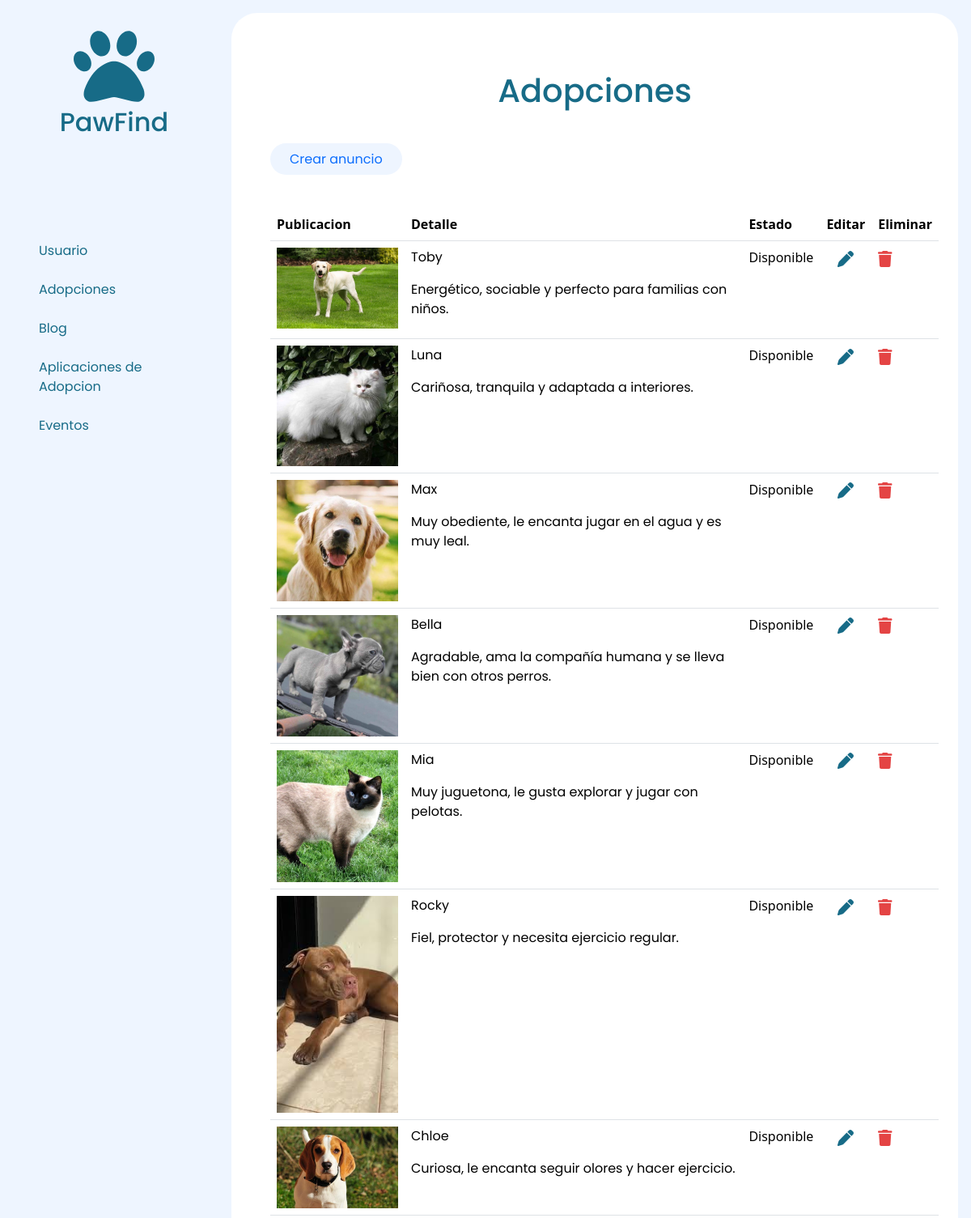
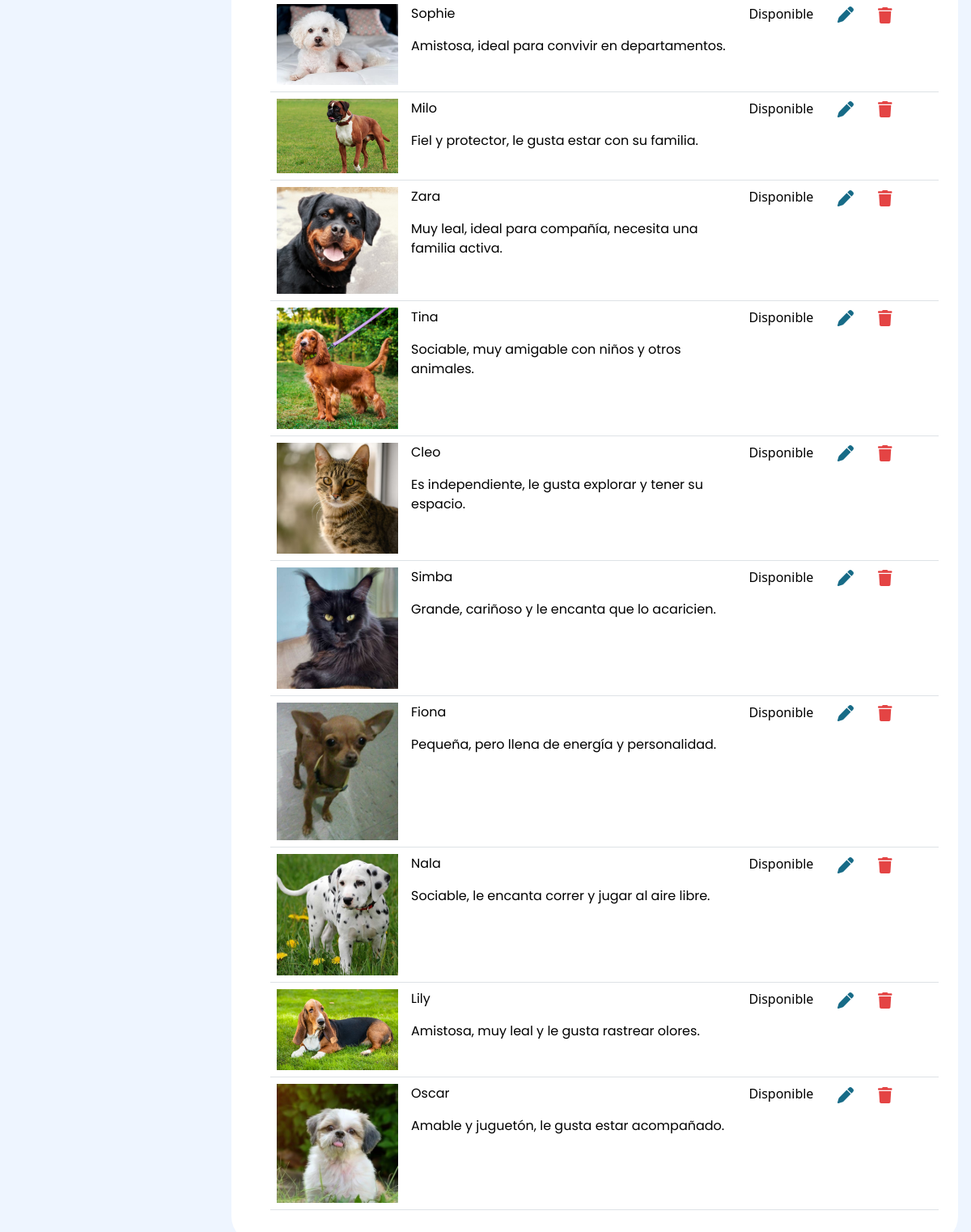
Screenshot of /index.php?c=admin&a=adopciones (signed in) with the database file from the repository (2 pictures, top to bottom).
### tables this page shows
CREATE TABLE `mascota_adopcion` (
  `id_mascota_adopcion` int(11) NOT NULL,
  `id_usuario` int(11) NOT NULL,
  `nombre` varchar(100) NOT NULL,
  `raza` varchar(100) NOT NULL,
  `edad` varchar(30) NOT NULL,
  `peso` double NOT NULL,
  `tipo` varchar(100) NOT NULL,
  `descripcion` varchar(500) NOT NULL,
  `estado` varchar(20) NOT NULL,
  `atencion` varchar(250) NOT NULL,
  `enfermedad` varchar(250) NOT NULL
);

CREATE TABLE `imagen_adopcion` (
  `id_imagen` int(11) NOT NULL,
  `id_mascota_adopcion` int(11) NOT NULL,
  `url_uno` varchar(255) DEFAULT NULL,
  `url_dos` varchar(255) DEFAULT NULL,
  `url_tres` varchar(255) DEFAULT NULL,
  `url_cuatro` varchar(255) DEFAULT NULL
);

### app/controllers/adminController.php (called while the page is built, shortened)
<?php
require_once __DIR__ . '/../models/Evento.php';
require_once __DIR__ . '/../models/MascotaAdopcion.php';
class adminController
{
    public function adopciones()
    {
        $adopciones = MascotaAdopcion::getAll();
        require_once("app/views/head.php");
        require_once("app/views/admin/adopcionesAdmin.php");
    }
}

### index.php (called while the page is built, shortened)
<?php
require_once("rutas.php");
?>

### app/models/MascotaAdopcion.php (called while the page is built, shortened)
<?php
require_once __DIR__ . '/../../config/database.php';
class MascotaAdopcion{
    public static function getAll(): array
    {
        global $conn;
        try {
            $sql = "SELECT * FROM mascota_adopcion";
            $result = $conn->query($sql);
            $mascotas = $result->fetch_all(MYSQLI_ASSOC);
            foreach ($mascotas as $i => $mascota) {
                $id = $mascota['id_mascota_adopcion'];
                $sqlImg = "SELECT url_uno, url_dos, url_tres, url_cuatro FROM imagen_adopcion WHERE id_mascota_adopcion = ?";
                $stmt = $conn->prepare($sqlImg);
                $stmt->bind_param("i", $id);
                $stmt->execute();
                $resultado = $stmt->get_result();
                $imagenes = [];
                if ($row = $resultado->fetch_assoc()) {
                    foreach (['url_uno', 'url_dos', 'url_tres', 'url_cuatro'] as $campo) {
                        if (!empty($row[$campo])) {
                            $imagenes[] = $row[$campo];
                        }
                    }
                }
                $mascotas[$i]['imagenes'] = $imagenes;
            }
            return $mascotas;
        } catch (mysqli_sql_exception $e) {
            die("Error al insertar solicitud: " . $e->getMessage());
        }
    }
}

### app/views/admin/adopcionesAdmin.php (the view, shortened to what this page needs)
<body class="body-admin bg-celeste">
    <div class=" bg-celeste">
        <?php include "aside.php" ?>
    </div>
    <div class=" m-3 ms-1 p-4 bg-white rounded-5">
        <h1 class=" text-center txt-azul-oscuro mt-5">Adopciones</h1>
        <div class="ms-4 my-5">
            <a href="index.php?c=admin&a=agregarAnuncio" class="my-5  py-2 px-4 bg-celeste rounded-pill text-decoration-none">Crear anuncio</a>
        </div>
        <div class="ms-4">
            <table class="table">
                <thead>
                    <tr>
                        <th scope="col">Publicacion</th>
                        <th scope="col">Detalle</th>
                        <th scope="col">Estado</th>
                        <th scope="col" style="text-align: center;">Editar</th>
                        <th scope="col" style="text-align: center;">Eliminar</th>
                    </tr>
                </thead>
                <tbody>
                    <?php foreach ($adopciones as $a): ?>
                        <tr>
                            <td><img src="<?= htmlspecialchars($a['imagenes'][0]) ?>" class="table-img text-center" alt=""> </td>
                            <td style="width: 600px;">
                                <p><?= htmlspecialchars($a['nombre']) ?></p>
                                <p>
                                    <?= htmlspecialchars($a['descripcion']) ?>
                                </p>
                            </td>
                            <td> <?= htmlspecialchars($a['estado']) ?></td>
                            <td class="text-center"><a href="index.php?c=admin&a=editarAnuncio&id=<?= $a['id_mascota_adopcion'] ?>"></a></td>
                                    <td>
                                    <form action="index.php?c=admin&a=eliminarAdopcion" method="POST" style="display:inline;" class="form-eliminar">
                                    <button type="submit"  style="border: none; background: none; padding: 0;">
                                    </button>
                                </form>
                                </td>
                        </tr>
                    <?php endforeach; ?>
                </tbody>
            </table>
</body>
</body>
</html>

### rutas.php (shortened to what this page needs)
<?php
function call($controller, $action)
{
    switch ($controller) {
        case 'admin':
            $controller = new adminController();
            break;
    }
    $controller->{$action}();
}
$controller = isset($_GET['c']) ? $_GET['c'] : 'inicio';
$action = isset($_GET['a']) ? $_GET['a'] : 'inicio';
$controllers = array(
    'inicio' => ['inicio', 'error'],
    'landing' => ['nosotros', 'contacto', 'encuentrame', 'blog', 'calendario', 'adopta', 'detalle', 'solicitud', 'articulo', 'calendarioBusqueda'],
    'usuario' => ['perfil', 'login', 'registro', 'loginPost', 'registroPost', 'logout', 'perdido', 'editarPerfil', 'editarPerfilPost', 'mascotaPerdida', 'editarPerdido', 'editMascotaPerdida'],
    'admin' => ['inicio', 'adopciones', 'articulo', 'agregarArticulo', 'editarArticulo', 'anuncio', 'agregarAnuncio', 'blog', 'solicitantes', 'usuario', 'agregarUsuario', 'guardarUsuario', 'editarUsuario', 'eliminarUsuario', 'guardarEditUsuario', 'editarAnuncio',  'eliminarAdopcion', 'eliminarSolicitante', 'editarSolicitante', 'agregarSolicitante', 'guardarEditSolicitante', 'guardarSolicitante', 'solicitante', 'guardarAnuncio', 'guardarEditAnuncio',  'guardarArticulo', 'guardarEditArticulo', 'eliminarArticulo', 'eventos', 'eliminarEvento', 'agregarEvento', 'editarEvento', 'guardarEvento', 'guardarEditEvento',]
);
if (array_key_exists($controller, $controllers)) {
    if (in_array($action, $controllers[$controller])) {
        call($controller, $action);
    } else {
        call($controller, 'error accion no existe');
    }
} else {
    call('inicio', 'error no existe');
}

### app/views/head.php (shortened to what this page needs)
<!DOCTYPE html>
<html lang="en">
<head>
    <link rel="stylesheet" href="assets/style/bootstrap.css">
    <link rel="stylesheet" href="assets/style/style.css">
</head>
<body>

### app/views/admin/aside.php (shortened to what this page needs)
<aside class="side position-sticky top-0 mx-3 bg-celeste txt-azul-oscuro p-3">
    <div class="d-flex mt-3 flex-column justify-content-center justify-content-center ">
        <a href="index.php?c=inicio&a=inicio" class="text-center"> </a>
        <h2 class="text-center"><a href="index.php?c=inicio&a=inicio" class="text-decoration-none txt-azul-oscuro"> PawFind</a></h2>
    </div>
    <nav class="admin-link mt-5 pt-5 ms-3 d-flex flex-column">
        <a href="index.php?c=admin&a=usuario" class="mt-4 text-decoration-none txt-azul-oscuro">Usuario</a>
        <a href="index.php?c=admin&a=adopciones" class="mt-4 text-decoration-none txt-azul-oscuro">Adopciones</a>
        <a href="index.php?c=admin&a=blog" class="mt-4 text-decoration-none txt-azul-oscuro">Blog</a>
        <a href="index.php?c=admin&a=solicitantes" class="mt-4 text-decoration-none txt-azul-oscuro">Aplicaciones de Adopcion</a>
        <a href="index.php?c=admin&a=eventos" class="mt-4 text-decoration-none txt-azul-oscuro">Eventos</a>
    </nav>
</aside>

### assets/style/style.css (style rules this page uses)
a, h1, h2, h3, h4, h5, h6, p { font-family: "Poppins", sans-serif; }
.bg-celeste { background-color: #EEF5FF; }
.txt-azul-oscuro { color: #176B87; }
img { object-fit: cover; background-repeat: none; }
.body-admin { display: grid; grid-template-columns: auto 1fr; }
.side { width: 250px; height: 100vh; }
.admin-link a { display: inline-block; transition: all 0.1s ease; transform-origin: left; }
.table-img { width: 150px; }

### rows the page displays
mascota_adopcion: imagen_adopcion.url_uno (picture), nombre "Toby", descripcion "Energético, sociable y perfecto para familias con niños.", estado "Disponible"
mascota_adopcion: imagen_adopcion.url_uno (picture), nombre "Luna", descripcion "Cariñosa, tranquila y adaptada a interiores.", estado "Disponible"
mascota_adopcion: imagen_adopcion.url_uno (picture), nombre "Max", descripcion "Muy obediente, le encanta jugar en el agua y es muy leal.", estado "Disponible"
mascota_adopcion: imagen_adopcion.url_uno (picture), nombre "Bella", descripcion "Agradable, ama la compañía humana y se lleva bien con otros perros.", estado "Disponible"
mascota_adopcion: imagen_adopcion.url_uno (picture), nombre "Mia", descripcion "Muy juguetona, le gusta explorar y jugar con pelotas.", estado "Disponible"
mascota_adopcion: imagen_adopcion.url_uno (picture), nombre "Rocky", descripcion "Fiel, protector y necesita ejercicio regular.", estado "Disponible"
mascota_adopcion: imagen_adopcion.url_uno (picture), nombre "Chloe", descripcion "Curiosa, le encanta seguir olores y hacer ejercicio.", estado "Disponible"
mascota_adopcion: imagen_adopcion.url_uno (picture), nombre "Sophie", descripcion "Amistosa, ideal para convivir en departamentos.", estado "Disponible"
mascota_adopcion: imagen_adopcion.url_uno (picture), nombre "Milo", descripcion "Fiel y protector, le gusta estar con su familia.", estado "Disponible"
mascota_adopcion: imagen_adopcion.url_uno (picture), nombre "Zara", descripcion "Muy leal, ideal para compañía, necesita una familia activa.", estado "Disponible"
mascota_adopcion: imagen_adopcion.url_uno (picture), nombre "Tina", descripcion "Sociable, muy amigable con niños y otros animales.", estado "Disponible"
mascota_adopcion: imagen_adopcion.url_uno (picture), nombre "Cleo", descripcion "Es independiente, le gusta explorar y tener su espacio.", estado "Disponible"
mascota_adopcion: imagen_adopcion.url_uno (picture), nombre "Simba", descripcion "Grande, cariñoso y le encanta que lo acaricien.", estado "Disponible"
mascota_adopcion: imagen_adopcion.url_uno (picture), nombre "Fiona", descripcion "Pequeña, pero llena de energía y personalidad.", estado "Disponible"
mascota_adopcion: imagen_adopcion.url_uno (picture), nombre "Nala", descripcion "Sociable, le encanta correr y jugar al aire libre.", estado "Disponible"
mascota_adopcion: imagen_adopcion.url_uno (picture), nombre "Lily", descripcion "Amistosa, muy leal y le gusta rastrear olores.", estado "Disponible"
mascota_adopcion: imagen_adopcion.url_uno (picture), nombre "Oscar", descripcion "Amable y juguetón, le gusta estar acompañado.", estado "Disponible"
